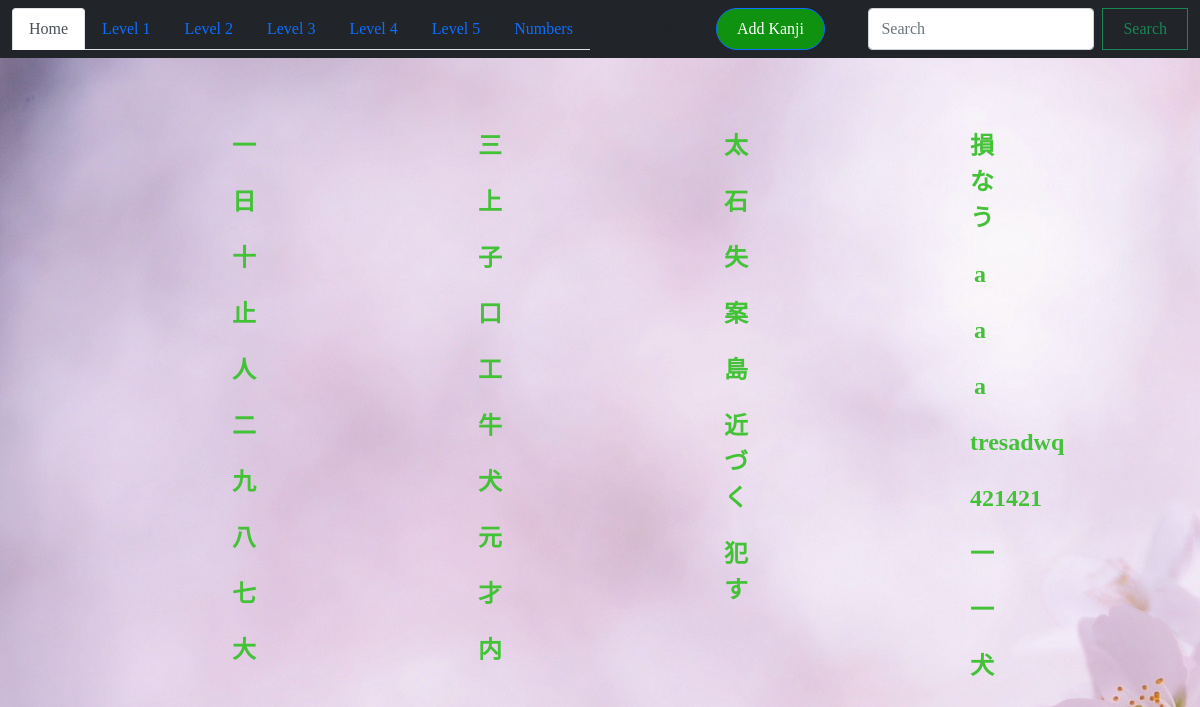
The app's page /, older data.
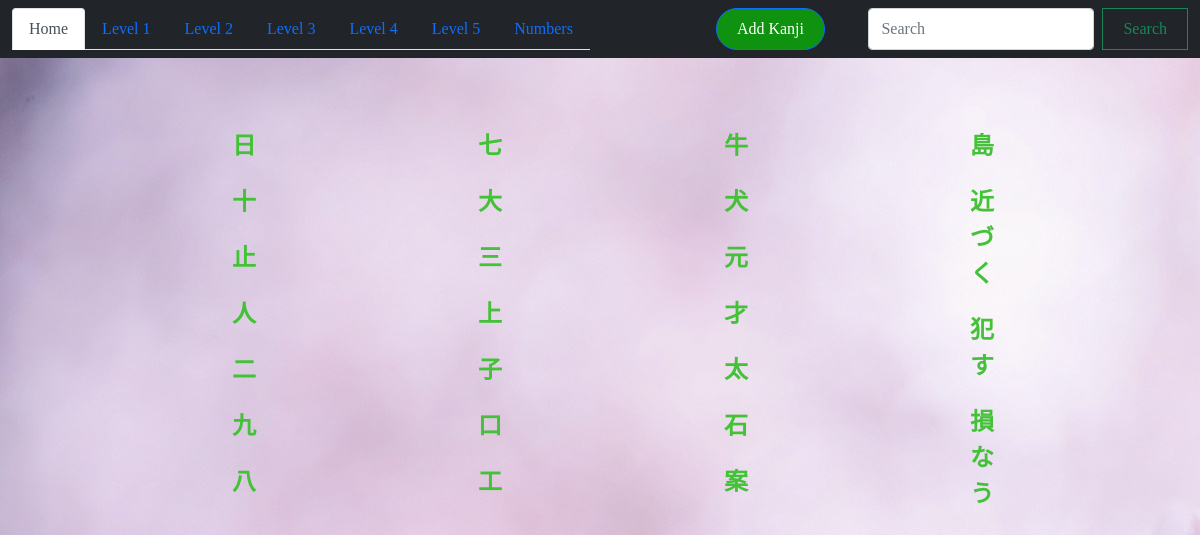
The same page, newer data.
### kanji_quiz/models.py (models this page shows, shortened)
class Kanji(models.Model):
    character = models.CharField(max_length=20, null=True)
    level = models.IntegerField(validators=[MinValueValidator(1), MaxValueValidator(5)])
    is_number = models.BooleanField()
    is_radical = models.BooleanField()
    meaning = models.CharField(max_length=50, null=True)
    example = models.CharField(max_length=100, null=True)
    class Meta:
        verbose_name_plural = 'Kanji'

### kanji_quiz/views.py (the view)
# urls.py: path('', views.index, name='index'),
def index(request):
    all_kanji = Kanji.objects.all()
    form = KanjiForm()
    if request.method == 'POST':
        form = KanjiForm(request.POST)
        if form.is_valid():
            form.save()
            return HttpResponseRedirect('/')
    return render(request, 'kanji_quiz/index.html', {
        'all_kanji': all_kanji,
        'form': form,
    })

### kanji_quiz/forms.py
class KanjiForm(forms.ModelForm):
    class Meta:
        model = Kanji
        fields = [
            'character', 'level', 'is_number', 'is_radical', 'meaning', 'example'
        ]
        labels = {
            'character': 'Enter a kanji',
            'is_number': 'Is it a number ?',
            'is_radical': 'Is it a radical ?'
        }
        widgets = {
            'character': forms.TextInput(attrs={'placeholder': '漢字'}),
            'example': forms.TextInput(attrs={'placeholder': '漢字'}),
            'is_number': forms.CheckboxInput(),
            'meaning': forms.TextInput(),
            'example': forms.TextInput()
        }

### kanji_quiz/templates/kanji_quiz/index.html (shortened to what this page needs)
{% extends 'base.html' %}
{% load static %}
{% block design %}
    <link rel="stylesheet" href="{% static 'kanji_quiz/form.css' %}">
    <link rel="stylesheet" href="{% static 'base.css' %}">
{% endblock %}
{% block home %}
<li class="nav-item" role="presentation">
    <a href="{% url 'index' %}"><button class="nav-link active" id="home-tab" data-bs-toggle="tab" data-bs-target="#home" type="button" role="tab" aria-controls="home" aria-selected="true">Home</button></a>
</li>
{% endblock %}
{% block tab_home %}
    <div class="tab-pane fade show active" id="home" role="tabpanel" aria-labelledby="home-tab">Home</div>
{% endblock %}
{% block form %}
  <button type="button" class="btn btn-primary btn_form" data-bs-toggle="modal" data-bs-target="#staticBackdrop">
    Add Kanji
  </button>
{% endblock form %}
{% block body%}
    <section class='page'>
        <ul>
            {% for kanji in all_kanji %}
                <a href="{% url 'kanji_detail' kanji.pk %}"><li>{{ kanji.character }}</li></a>
            {% endfor %}
        </ul>
    </section>
{% endblock %}

### templates/base.html (shortened to what this page needs)
{% load static %}
<!DOCTYPE html>
<html lang="en">
<head>
    <link href="https://cdn.jsdelivr.net/npm/bootstrap@5.1.3/dist/css/bootstrap.min.css" rel="stylesheet">
    {% block design %}{% endblock %}
    <link rel="stylesheet" href="{% static 'base.css' %}">
</head>
<body>
    <nav class="navbar navbar-dark bg-dark">
        <div class="container-fluid">
            <ul class="nav nav-tabs" id="myTab" role="tablist">
                {% block home %}{% endblock %}
                {% block level1 %}
                    <li class="nav-item" role="presentation">
                        <a href="{% url 'level' '1' %}"><button class="nav-link" id="n1-tab" data-bs-toggle="tab" data-bs-target="#n1" type="button" role="tab" aria-controls="n1" aria-selected="false">Level 1</button></a>
                    </li>
                {% endblock %}
                {% block level2 %}
                    <li class="nav-item" role="presentation">
                        <a href="{% url 'level' '2' %}"><button class="nav-link" id="n2-tab" data-bs-toggle="tab" data-bs-target="#n2" type="button" role="tab" aria-controls="n2" aria-selected="false">Level 2</button></a>
                    </li>
                {% endblock %}
                {% block level3 %}
                    <li class="nav-item" role="presentation">
                        <a href="{% url 'level' '3' %}"><button class="nav-link" id="n3-tab" data-bs-toggle="tab" data-bs-target="#n3" type="button" role="tab" aria-controls="n3" aria-selected="false">Level 3</button></a>
                    </li>
                {% endblock %}
                {% block level4 %}
                    <li class="nav-item" role="presentation">
                        <a href="{% url 'level' '4' %}"><button class="nav-link" id="n4-tab" data-bs-toggle="tab" data-bs-target="#n4" type="button" role="tab" aria-controls="n4" aria-selected="false">Level 4</button></a>
                    </li>
                {% endblock %}
                {% block level5 %}
                    <li class="nav-item" role="presentation">
                        <a href="{% url 'level' '5' %}"><button class="nav-link" id="n5-tab" data-bs-toggle="tab" data-bs-target="#n5" type="button" role="tab" aria-controls="n5" aria-selected="false">Level 5</button></a>
                    </li>
                {% endblock %}
                {% block numbers %}
                    <li class="nav-item" role="presentation">
                        <a href="{% url 'level' 'numbers' %}"><button class="nav-link" id="numbers-tab" data-bs-toggle="tab" data-bs-target="#numbers" type="button" role="tab" aria-controls="numbers" aria-selected="false">Numbers</button></a>
                    </li>
                {% endblock %}
            </ul>
            <div class="tab-content" id="myTabContent">
                {% block tab_home %}{% endblock %}
            </div>
        {% block form %}
        {% endblock form %}
        <form class="d-flex">
            <input class="form-control me-2" type="search" placeholder="Search" aria-label="Search">
            <button class="btn btn-outline-success" type="submit">Search</button>
        </form>
        </div>
    </nav>
    {% block body %}
    {% endblock %}
</body>
</html>

### kanji_quiz/static/kanji_quiz/form.css (style rules this page uses)
.btn { padding: 8px 20px; border-radius: 0; }

### static/base.css (style rules this page uses)
body { background: url('images/sakura.jpg'); margin: 0; padding: 0; font-family:Poppins; }
ul { column-count: 4; list-style-type: none; }
a { text-decoration: none; display: block; }
.page a { width: 20px; color:rgb(67, 194, 55); }
.page li { text-align: center; display: inline-block; width: 100%; padding-top: 20px; font-weight: bold; font-size: 1.5em; }
.page ul { width: 100%; }
.page { padding-left: 200px; padding-top: 50px; }
.btn_form { background-color: rgb(15, 146, 15); border-radius: 100px; }

Row changes from the older to the newer data that the page shows:
removed Kanji: character "一"
removed Kanji: character "内"
removed Kanji: character "失"
removed Kanji: character "a"
removed Kanji: character "a"
removed Kanji: character "a"
removed Kanji: character "tresadwq"
removed Kanji: character "421421"
removed Kanji: character "一"
removed Kanji: character "一"
removed Kanji: character "犬"
